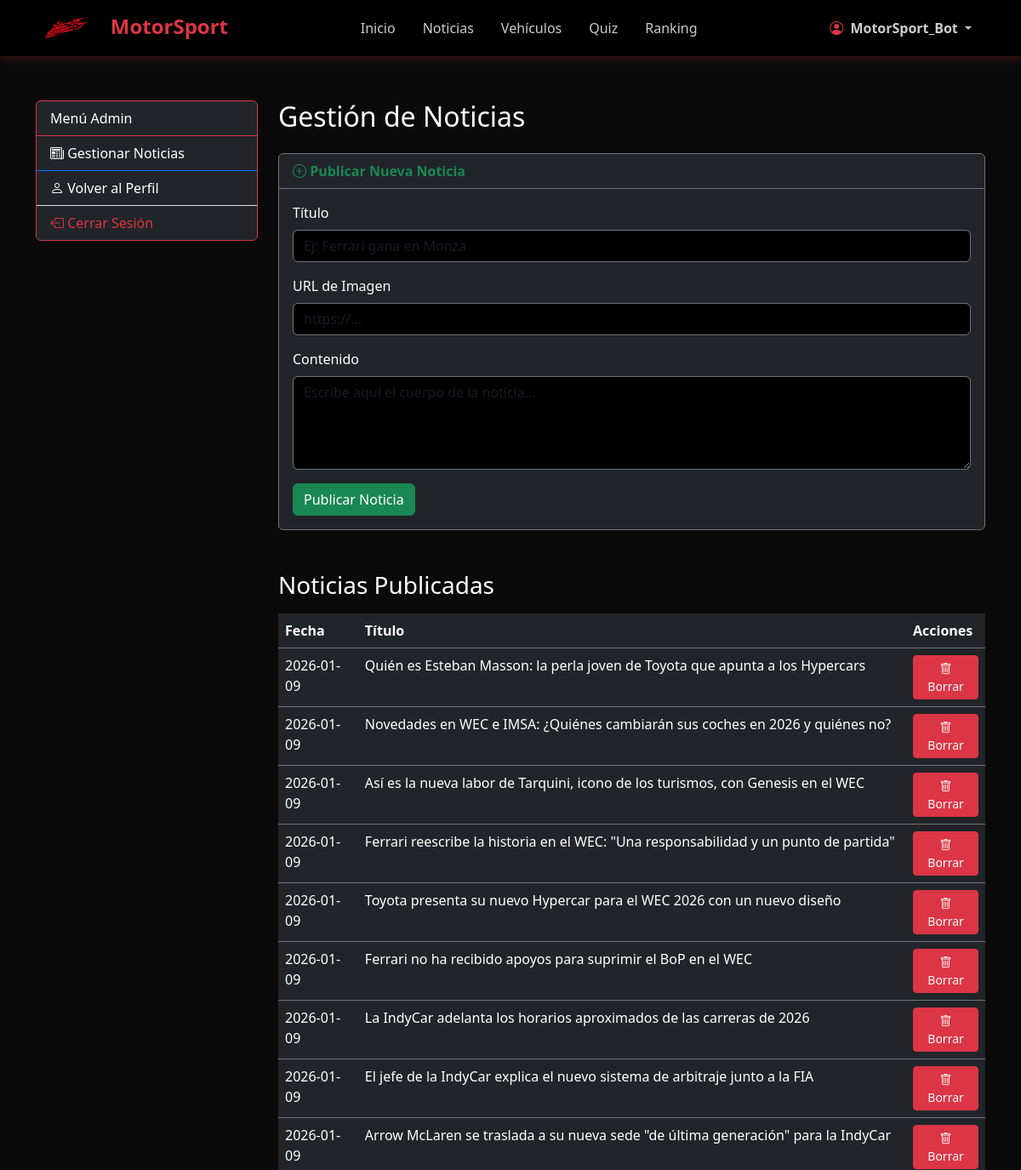
Page /admin (signed in, upper part) on the earlier database version.
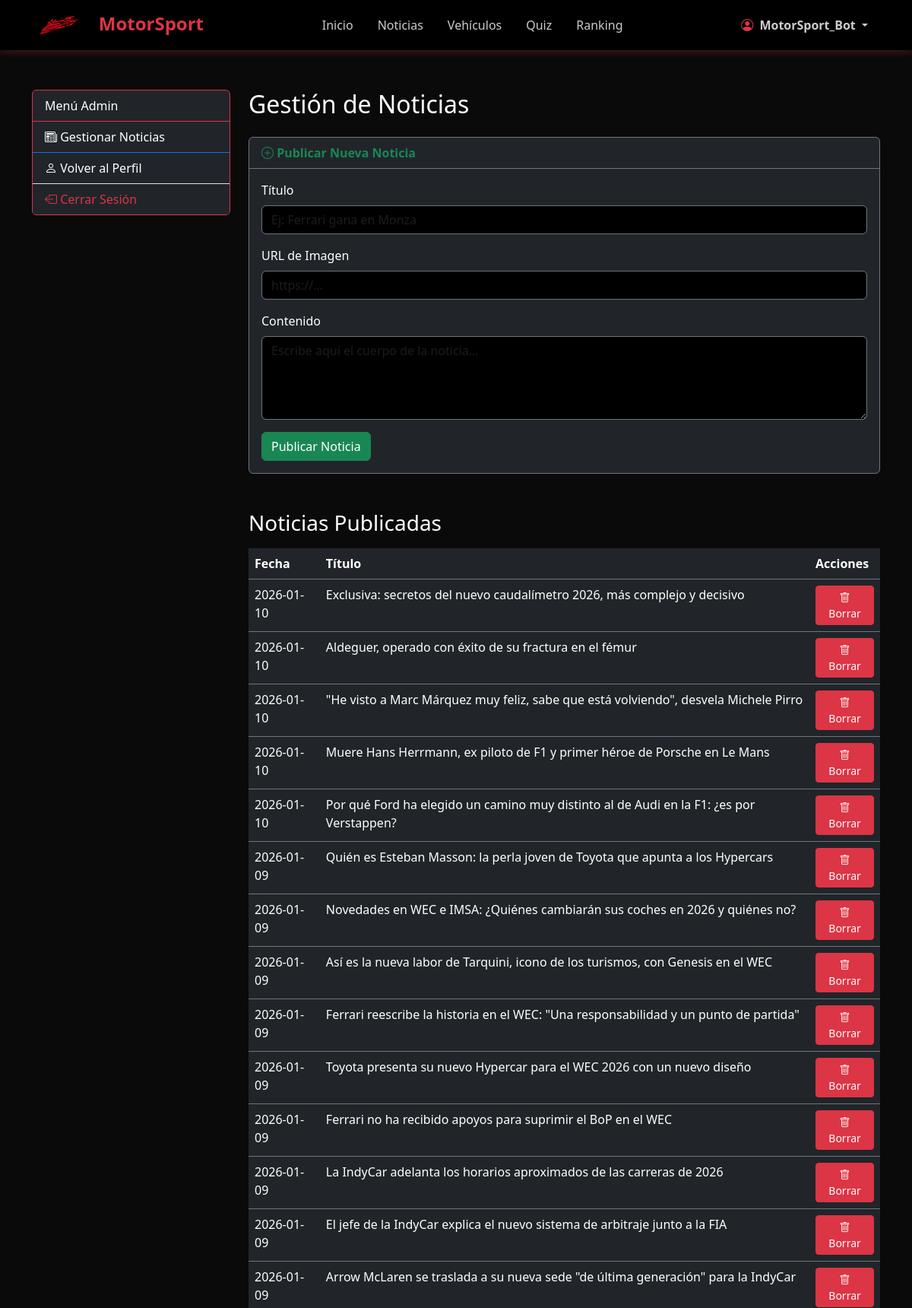
Same page on the later database version.
### models.py (models this page shows, shortened)
class User(UserMixin, db.Model):
    __tablename__ = "users"
    id = db.Column(db.Integer, primary_key=True)
    username = db.Column(db.String(50), unique=True, nullable=False)
    email = db.Column(db.String(120), unique=True, nullable=False)
    password_hash = db.Column(db.String(255), nullable=False)
    role = db.Column(db.Enum("user", "editor", "admin"), default="user")
    settings = db.Column(db.JSON, nullable=True)  # Para preferencias del perfil
    score = db.Column(db.Integer, default=0)

class Article(db.Model):
    __tablename__ = "articles"
    id = db.Column(db.Integer, primary_key=True)
    title = db.Column(db.String(255), nullable=False)
    content = db.Column(db.Text, nullable=False)
    image = db.Column(db.String(255))  # Para tus fotos actuales
    date = db.Column(db.DateTime, server_default=db.func.now())
    author_id = db.Column(db.Integer, db.ForeignKey("users.id"))
    category_id = db.Column(db.Integer, db.ForeignKey("categories.id"))

### app.py (the view)
@app.route("/admin")
@login_required
def admin_panel():
    if current_user.role != "admin":
        flash("Acceso denegado.")
        return redirect(url_for("perfil"))
    noticias = Article.query.order_by(Article.date.desc()).all()
    return render_template("admin.html", noticias=noticias)

### app.py (called while the page is built)
@login_manager.user_loader
def load_user(user_id):
    return User.query.get(int(user_id))

### templates/admin.html (shortened to what this page needs)
{% extends "base.html" %}
{% block content %}
<div class="container py-5">
    <div class="row">
        <div class="col-md-3 mb-4">
            <div class="card bg-dark text-white border-danger">
                <div class="card-header border-danger">Menú Admin</div>
                <div class="list-group list-group-flush">
                    <a href="#" class="list-group-item list-group-item-action bg-dark text-white active">
                        <i class="bi bi-newspaper"></i> Gestionar Noticias
                    </a>
                    <a href="{{ url_for('perfil') }}" class="list-group-item list-group-item-action bg-dark text-white">
                        <i class="bi bi-person"></i> Volver al Perfil
                    </a>
                    <a href="{{ url_for('logout') }}"
                        class="list-group-item list-group-item-action bg-dark text-danger">
                        <i class="bi bi-box-arrow-left"></i> Cerrar Sesión
                    </a>
                </div>
            </div>
        </div>
        <div class="col-md-9">
            <h2 class="text-white mb-4">Gestión de Noticias</h2>
            <div class="card bg-dark text-white border-secondary mb-5">
                <div class="card-header border-secondary fw-bold text-success">
                    <i class="bi bi-plus-circle"></i> Publicar Nueva Noticia
                </div>
                <div class="card-body">
                    <form action="{{ url_for('crear_noticia') }}" method="POST">
                        <div class="mb-3">
                            <label class="form-label">Título</label>
                            <input type="text" name="titulo" class="form-control bg-black text-white border-secondary"
                                required placeholder="Ej: Ferrari gana en Monza">
                        </div>
                        <div class="mb-3">
                            <label class="form-label">URL de Imagen</label>
                            <input type="text" name="imagen" class="form-control bg-black text-white border-secondary"
                                placeholder="https://...">
                        </div>
                        <div class="mb-3">
                            <label class="form-label">Contenido</label>
                            <textarea name="contenido" rows="4"
                                class="form-control bg-black text-white border-secondary" required
                                placeholder="Escribe aquí el cuerpo de la noticia..."></textarea>
                        </div>
                        <button type="submit" class="btn btn-success">Publicar Noticia</button>
                    </form>
                </div>
            </div>
            <h3 class="text-white mb-3">Noticias Publicadas</h3>
            <div class="table-responsive">
                <table class="table table-dark table-hover border-secondary">
                    <thead>
                        <tr>
                            <th>Fecha</th>
                            <th>Título</th>
                            <th>Acciones</th>
                        </tr>
                    </thead>
                    <tbody>
                        {% for noticia in noticias %}
                        <tr>
                            <td>{{ noticia.date.strftime('%Y-%m-%d') if noticia.date else '-' }}</td>
                            <td>{{ noticia.title }}</td>
                            <td>
                                <a href="{{ url_for('borrar_noticia', id=noticia.id) }}" class="btn btn-sm btn-danger"
                                    onclick="return confirm('¿Seguro que quieres borrar esta noticia?');">
                                    <i class="bi bi-trash"></i> Borrar
                                </a>
                            </td>
                        </tr>
                        {% endfor %}
                    </tbody>
                </table>
            </div>
        </div>
    </div>
</div>
{% endblock %}

### templates/base.html (shortened to what this page needs)
<!DOCTYPE html>
<html lang="es">
<head>
    <link href="https://cdn.jsdelivr.net/npm/bootstrap@5.3.2/dist/css/bootstrap.min.css" rel="stylesheet">
    <link rel="stylesheet" href="https://cdn.jsdelivr.net/npm/bootstrap-icons@1.11.1/font/bootstrap-icons.css">
</head>
<body>
    <nav class="navbar navbar-expand-lg navbar-dark fixed-top">
        <div class="container">
            <a class="navbar-brand" href="{{ url_for('home') }}">
                <img src="{{ url_for('static', filename='images/logo.png') }}" alt="MotorSport"
                    style="height:40px; margin-right:10px;">
                <span>MotorSport</span>
            </a>
            <div class="collapse navbar-collapse" id="navbarNav">
                <ul class="navbar-nav mx-auto align-items-center">
                    <li class="nav-item">
                        <a class="nav-link {% if request.endpoint == 'home' %}active{% endif %}"
                            href="{{ url_for('home') }}">Inicio</a>
                    </li>
                    <li class="nav-item">
                        <a class="nav-link {% if request.endpoint == 'noticias' %}active{% endif %}"
                            href="{{ url_for('noticias') }}">Noticias</a>
                    </li>
                    <li class="nav-item">
                        <a class="nav-link {% if request.endpoint == 'vehiculos' %}active{% endif %}"
                            href="{{ url_for('vehiculos') }}">Vehículos</a>
                    </li>
                    <li class="nav-item">
                        <a class="nav-link {% if request.endpoint == 'quiz' %}active{% endif %}"
                            href="{{ url_for('quiz') }}">Quiz</a>
                    </li>
                    <li class="nav-item">
                        <a class="nav-link {% if request.endpoint == 'ranking' %}active{% endif %}"
                            href="{{ url_for('ranking') }}">Ranking</a>
                    </li>
                </ul>
                <ul class="navbar-nav align-items-center">
                    {% if current_user.is_authenticated %}
                    <li class="nav-item dropdown">
                        <a class="nav-link dropdown-toggle btn btn-outline-dark border-0 text-white" href="#"
                            role="button" data-bs-toggle="dropdown">
                            <i class="bi bi-person-circle text-danger"></i>
                            <span class="fw-bold ms-1">{{ current_user.username }}</span>
                        </a>
                    </li>
                    {% else %}
                    <li class="nav-item">
                        <a class="btn btn-danger btn-sm px-4 rounded-pill fw-bold" href="{{ url_for('login') }}">
                            Acceder
                        </a>
                    </li>
                    {% endif %}
                </ul>
            </div>
        </div>
    </nav>
    <div style="padding-top: 70px; flex: 1;">
        {% block content %}{% endblock %}
    </div>
</body>
</html>

### templates/base.html (style rules this page uses)
:root { --primary-color: #dc3545; --secondary-color: #212529; --accent-color: #ffc107; }
body { font-family: 'Segoe UI', Tahoma, Geneva, Verdana, sans-serif; background-color: #0a0a0a; color: #ffffff; min-height: 100vh; display: flex; flex-direction: column; }
.navbar { background-color: rgba(0, 0, 0, 0.95) !important; backdrop-filter: blur(10px); box-shadow: 0 2px 10px rgba(220, 53, 69, 0.3); }
.navbar-brand { font-weight: bold; font-size: 1.5rem; color: var(--primary-color) !important; }
.nav-link { color: rgba(255, 255, 255, 0.8) !important; transition: color 0.3s; padding-left: 1rem !important; padding-right: 1rem !important; }

Differences in the rows shown:
added Article: date "2026-01-10", title "Exclusiva: secretos del nuevo caudalímetro 2026, más complejo y decisivo"
added Article: date "2026-01-10", title "Aldeguer, operado con éxito de su fractura en el fémur"
added Article: date "2026-01-10", title "\"He visto a Marc Márquez muy feliz, sabe que está volviendo\", desvela Michele Pirro"
added Article: date "2026-01-10", title "Muere Hans Herrmann, ex piloto de F1 y primer héroe de Porsche en Le Mans"
added Article: date "2026-01-10", title "Por qué Ford ha elegido un camino muy distinto al de Audi en la F1: ¿es por Verstappen?"
